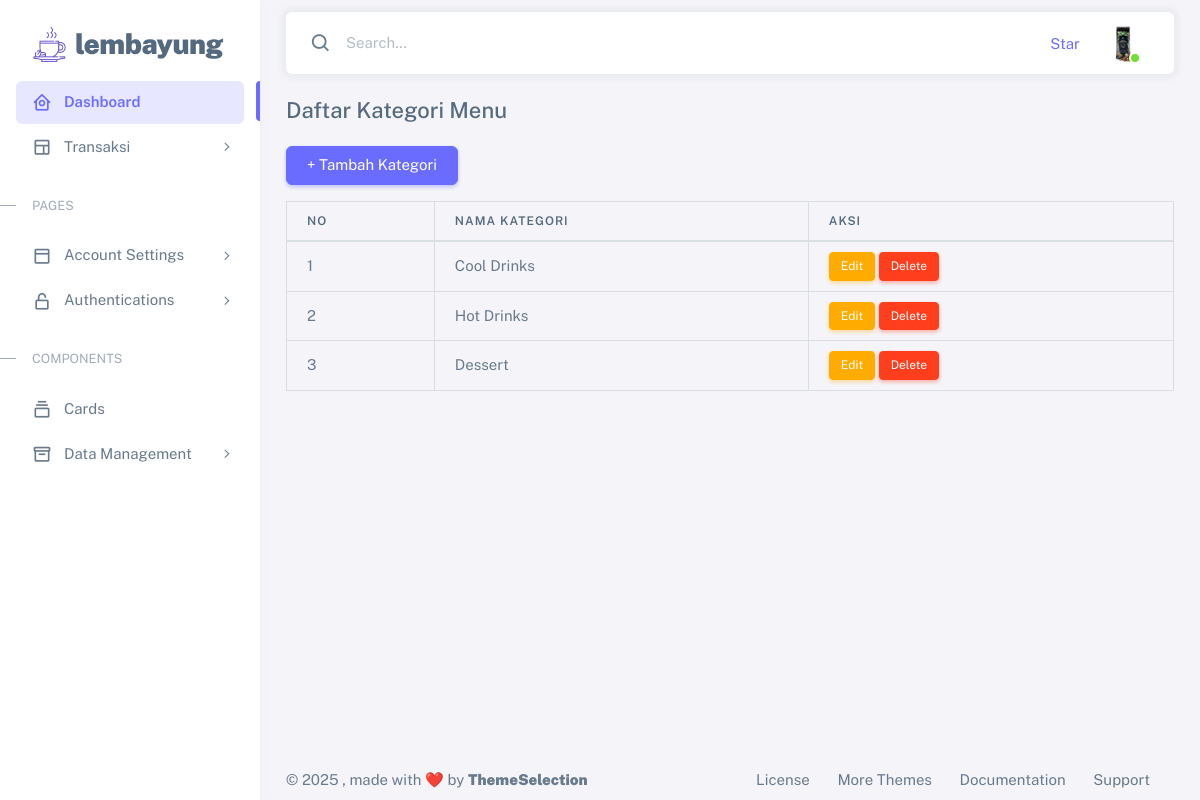
The page /menus/kategori/ (signed in) on the database its author committed.
### users/models.py (models this page shows, shortened)
class User(AbstractUser):
    user_id = models.CharField(max_length=10, unique=True, editable=False)  # ID unik custom (YYMMnn)
    role = models.ForeignKey('Role', on_delete=models.SET_NULL, null=True, blank=True)
    created_at = models.DateTimeField(auto_now_add=True)  # Tanggal saat user dibuat
    updated_at = models.DateTimeField(auto_now=True)  # Tanggal saat terakhir user diperbarui
    REQUIRED_FIELDS = ['email']  # Email wajib saat register (selain username & password)

### usersprofile/models.py (models this page shows, shortened)
class ProfileUser(models.Model):
    GENDER_CHOICES = (
        ('L', 'Laki-laki'),
        ('P', 'Perempuan'),
    )
    user = models.OneToOneField(settings.AUTH_USER_MODEL, on_delete=models.CASCADE)
    nama_lengkap = models.CharField(max_length=100)
    no_telp = models.CharField(max_length=20, null=True, blank=True)
    alamat = models.TextField(null=True, blank=True)
    jenis_kelamin = models.CharField(max_length=1, choices=GENDER_CHOICES, null=True, blank=True)
    tanggal_lahir = models.DateField(null=True, blank=True)
    foto_user = models.ImageField(upload_to='users/', null=True, blank=True)
    updated_at = models.DateTimeField(auto_now=True)

### menus/models.py (models this page shows, shortened)
class KategoriMenu(models.Model):
    nama_kategori = models.CharField(max_length=100, unique=True)
    class Meta:
        verbose_name_plural = "Kategori Menu" # Opsional: Untuk nama yang lebih baik di admin

### menus/views.py (the view)
# urls.py: path('kategori/', views.kategori_list, name='kategori_list'),
@login_required(login_url='/auth/login/')
def kategori_list(request):
    kategori = KategoriMenu.objects.all()
    return render(request, 'menus/kategori_crud.html', {'kategori': kategori})

### users/models.py (called while the page is built)
    def __str__(self):
        return self.name

### templates/menus/kategori_crud.html (shortened to what this page needs)
{% extends 'base.html' %}{% block content %}
<div class="container mt-4">
  <h4 class="mb-4">Daftar Kategori Menu</h4>
  <button class="btn btn-primary mb-3" data-bs-toggle="modal" data-bs-target="#modalTambah">+ Tambah Kategori</button>
  <table class="table table-bordered">
    <thead>
      <tr>
        <th>No</th>
        <th>Nama Kategori</th>
        <th>Aksi</th>
      </tr>
    </thead>
    <tbody>
      {% for item in kategori %}
      <tr>
        <td>{{ forloop.counter }}</td>
        <td>{{ item.nama_kategori }}</td>
        <td>
          <button class="btn btn-warning btn-sm" data-bs-toggle="modal" data-bs-target="#editModal{{ item.id }}">Edit</button>
          <a href="{% url 'kategori_delete' item.id %}" class="btn btn-danger btn-sm" onclick="return confirmDelete(event)">Delete</a>
        </td>
      </tr>
      {% include 'menus/component/kategori_edit.html' with item=item %} {% endfor %}
    </tbody>
  </table>
</div>
{% include 'menus/component/kategori_tambah.html' %} {% endblock %}

### templates/partials/navbar.html (shortened to what this page needs)
{% comment %} load static files {% endcomment %} {% load static %}
<nav class="layout-navbar container-xxl navbar navbar-expand-xl navbar-detached align-items-center bg-navbar-theme" id="layout-navbar">
  <div class="navbar-nav-right d-flex align-items-center" id="navbar-collapse">
    <div class="navbar-nav align-items-center">
      <div class="nav-item d-flex align-items-center">
        <i class="bx bx-search fs-4 lh-0"></i>
        <input type="text" class="form-control border-0 shadow-none" placeholder="Search..." aria-label="Search..." />
      </div>
    </div>
    <ul class="navbar-nav flex-row align-items-center ms-auto">
      <li class="nav-item lh-1 me-3">
        <a
          class="github-button"
          href="https://github.com/dhaniwahyu354?tab=repositories"
          data-icon="octicon-star"
          data-size="large"
          data-show-count="true"
          aria-label="Star themeselection/sneat-html-admin-template-free on GitHub"
          >Star</a
        >
      </li>
      <li class="nav-item navbar-dropdown dropdown-user dropdown">
        <a class="nav-link dropdown-toggle hide-arrow" href="javascript:void(0);" data-bs-toggle="dropdown">
          <div class="avatar avatar-online">
            {% if user.profileuser.foto_user %}
            <img src="{{ user.profileuser.foto_user.url }}" alt="Foto Profil" class="w-px-40 h-px-40 rounded-circle" style="object-fit: cover" />
            {% else %}
            <img src="{% static 'assets/img/avatars/1.png' %}" alt="Foto Default" class="w-px-40 h-px-40 rounded-circle" style="object-fit: cover" />
            {% endif %}
          </div>
        </a>
      </li>
    </ul>
  </div>
</nav>

### rows shown on the page
User: profileuser.foto_user (picture)
KategoriMenu: nama_kategori "Cool Drinks"
KategoriMenu: nama_kategori "Hot Drinks"
KategoriMenu: nama_kategori "Dessert"
